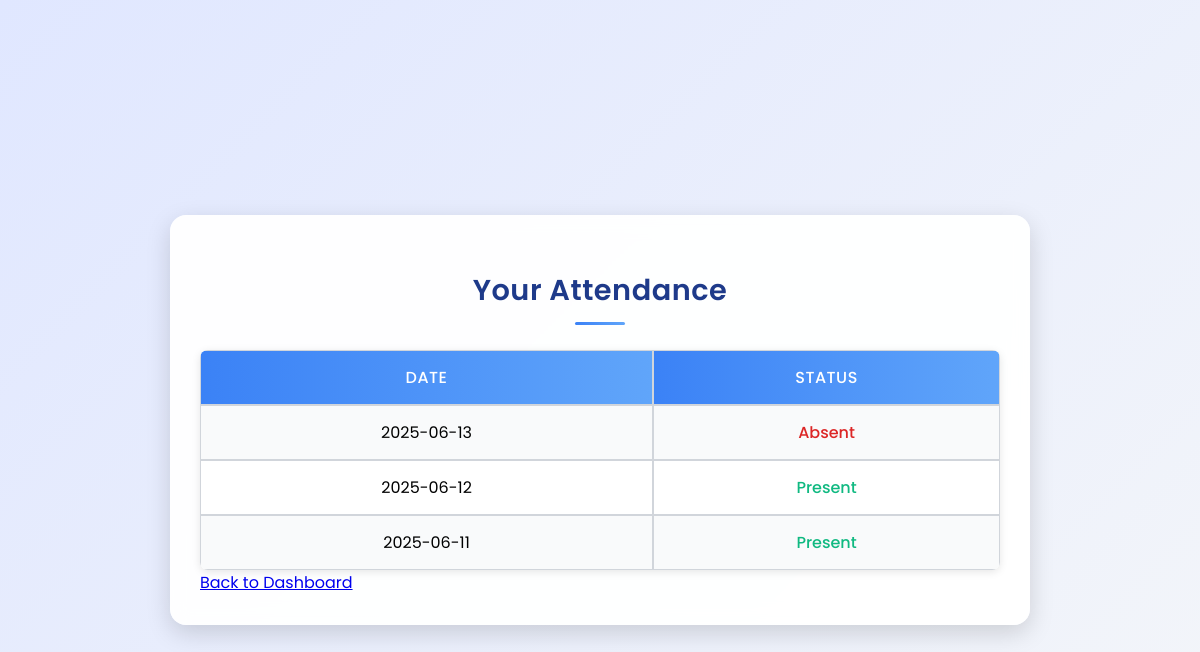
The app's page /Student_Attend/student/view_attendance.php (signed in) with its own data.
### tables this page shows
CREATE TABLE `attendance` (
  `id` int(11) NOT NULL,
  `student_id` int(11) DEFAULT NULL,
  `date` date DEFAULT NULL,
  `status` enum('Present','Absent') NOT NULL
);

### Student_Attend/student/view_attendance.php (the view, shortened to what this page needs)
<?php
include "../config.php";
$student_id = $_SESSION['student_id'];
$sql = "SELECT date, status FROM attendance WHERE student_id='$student_id' ORDER BY date DESC";
$res = $conn->query($sql);
?>
<!DOCTYPE html>
<html>
<head>
</head>
<body>
<div class="container">
    <h2>Your Attendance</h2>
    <table>
        <tr><th>Date</th><th>Status</th></tr>
        <?php while ($row = $res->fetch_assoc()): ?>
        <tr>
            <td><?= htmlspecialchars($row['date']) ?></td>
            <td class="<?= $row['status'] == 'Present' ? 'status-present' : 'status-absent' ?>">
                <?= htmlspecialchars($row['status']) ?>
            </td>
        </tr>
        <?php endwhile; ?>
    </table>
     <a href="dashboard.php" class="back-link">Back to Dashboard</a>
</div>
</body>
</html>

### Student_Attend/student/view_attendance.php (style rules this page uses)
body { font-family: 'Poppins', sans-serif; background: linear-gradient(135deg, #e0e7ff 0%, #f4f6f9 100%); margin: 0; padding: 20px; min-height: 100vh; display: flex; justify-content: center; align-items: center; overflow-x: hidden; }
.container { max-width: 800px; width: 90%; margin: 50px auto; background: rgba(255, 255, 255, 0.95); backdrop-filter: blur(10px); padding: 30px; border-radius: 16px; box-shadow: 0 8px 24px rgba(0, 0, 0, 0.15); transition: transform 0.3s ease, box-shadow 0.3s ease; }
h2 { text-align: center; color: #1e3a8a; margin-bottom: 25px; font-weight: 600; font-size: 1.8rem; letter-spacing: 0.5px; position: relative; }
h2::after { content: ''; display: block; width: 50px; height: 3px; background: linear-gradient(90deg, #3b82f6, #60a5fa); margin: 10px auto; border-radius: 2px; }
table { width: 100%; border-collapse: separate; border-spacing: 0; margin-top: 10px; border-radius: 8px; overflow: hidden; box-shadow: 0 2px 8px rgba(0, 0, 0, 0.1); }
th, td { padding: 14px; text-align: center; border: 1px solid #d1d5db; transition: background 0.2s ease; }
th { background: linear-gradient(90deg, #3b82f6, #60a5fa); color: #ffffff; font-weight: 500; text-transform: uppercase; letter-spacing: 0.5px; }
td { background: #ffffff; }
tr:nth-child(even) td { background: #f9fafb; }
.status-present { color: #10b981; font-weight: 500; text-transform: capitalize; }
.status-absent { color: #dc2626; font-weight: 500; text-transform: capitalize; }

### records on screen
attendance: date "2025-06-13", status "Absent"
attendance: date "2025-06-12", status "Present"
attendance: date "2025-06-11", status "Present"
